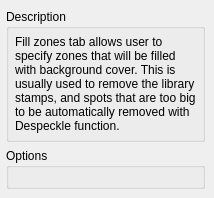
      <widget class="QWidget" name="pageFillZones">
       <layout class="QVBoxLayout" name="verticalLayout_53">
        <property name="spacing">
         <number>6</number>
        </property>
        <property name="leftMargin">
         <number>6</number>
        </property>
        <property name="topMargin">
         <number>9</number>
        </property>
        <property name="rightMargin">
         <number>9</number>
        </property>
        <property name="bottomMargin">
         <number>9</number>
        </property>
        <item>
         <widget class="QGroupBox" name="groupBox_40">
          <property name="title">
           <string>Description</string>
          </property>
          <layout class="QVBoxLayout" name="verticalLayout_30">
           <property name="spacing">
            <number>6</number>
           </property>
           <property name="leftMargin">
            <number>6</number>
           </property>
           <property name="topMargin">
            <number>6</number>
           </property>
           <property name="rightMargin">
            <number>6</number>
           </property>
           <property name="bottomMargin">
            <number>6</number>
           </property>
           <item>
            <widget class="QLabel" name="lblFillZonesDescr">
             <property name="text">
              <string>Fill zones tab allows user to specify zones that will be filled with background cover. This is usually used to remove the library stamps, and spots that are too big to be automatically removed with Despeckle function.</string>
             </property>
             <property name="alignment">
              <set>Qt::AlignLeading|Qt::AlignLeft|Qt::AlignTop</set>
             </property>
             <property name="wordWrap">
              <bool>true</bool>
             </property>
             <property name="textInteractionFlags">
              <set>Qt::LinksAccessibleByMouse|Qt::TextSelectableByKeyboard|Qt::TextSelectableByMouse</set>
             </property>
            </widget>
           </item>
          </layout>
         </widget>
        </item>
        <item>
         <widget class="QGroupBox" name="optFillZones">
          <property name="title">
           <string>Options</string>
          </property>
          <layout class="QFormLayout" name="formLayout_16"/>
         </widget>
        </item>
       </layout>
      </widget>
